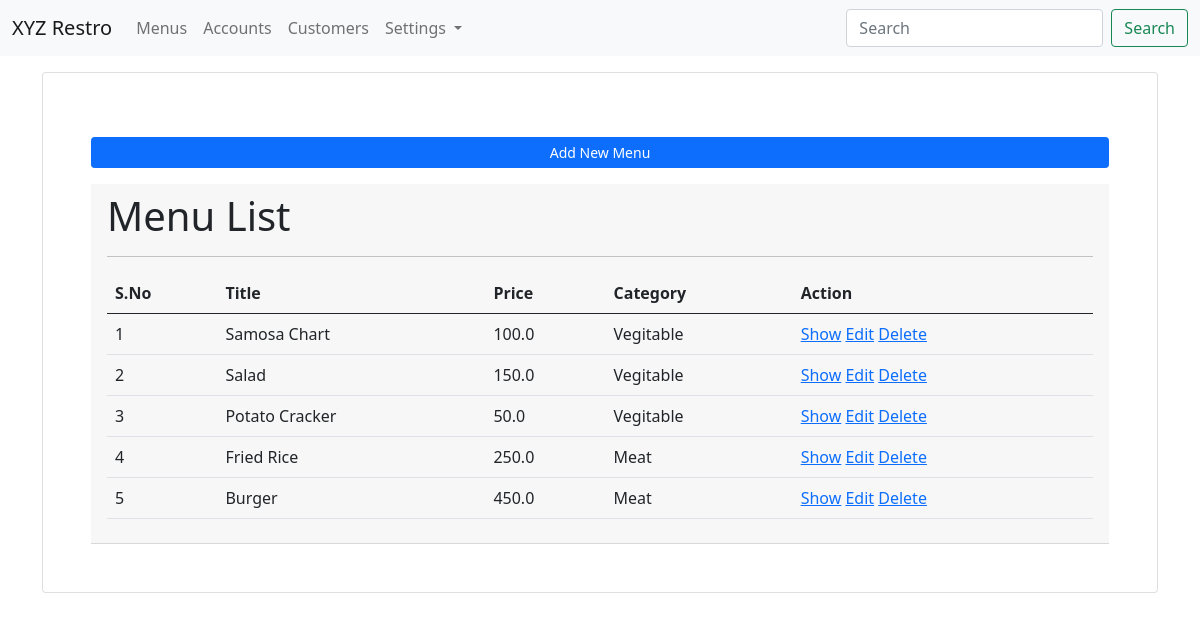
Page /menus/ on the earlier database version.
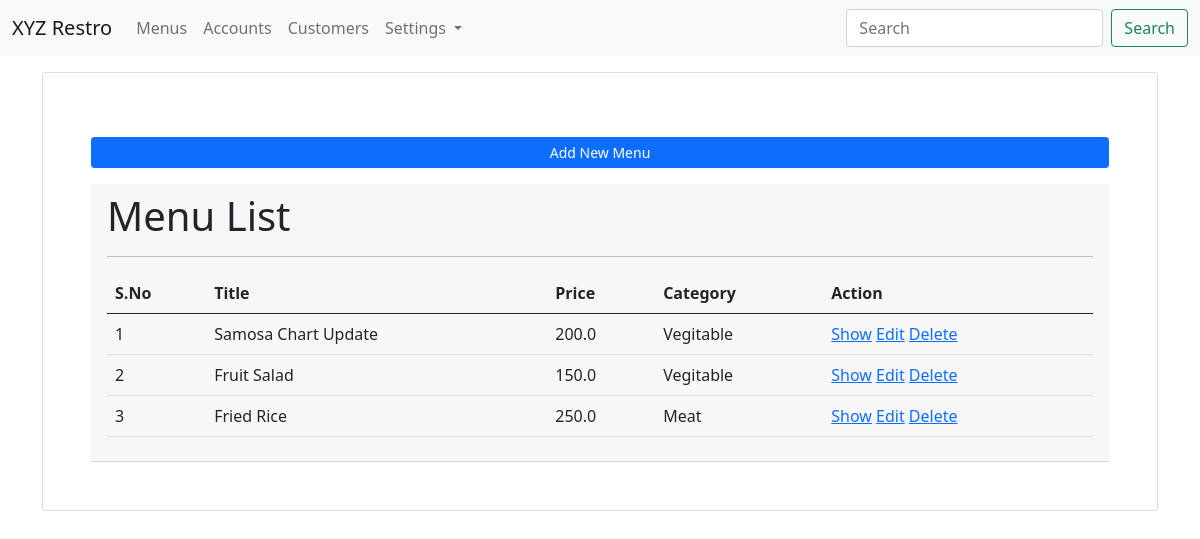
Same page on the later database version.
### app_menus/models.py (models this page shows, shortened)
class Menu(models.Model):
    menu_title = models.CharField(max_length=100)
    menu_price = models.FloatField(default=0.00)
    menu_ingredient = models.CharField(max_length=100)
    menu_category = models.ForeignKey(Category, on_delete=models.CASCADE)
    menu_img = models.FileField(upload_to="images/menus/", blank=True, null=True)
    menu_created_at = models.DateTimeField(auto_now_add=True)
    is_active = models.BooleanField(default=True)
    class Meta:
        db_table = "restro_menus"
        ordering = ["-menu_title"]

class Category(models.Model):
    category_title = models.CharField(max_length=100)
    category_code = models.CharField(max_length=20, null=True, blank=True)
    class Meta:
        db_table = "restro_categories"
        ordering = ["-category_title"]

### app_menus/views.py (the view)
# urls.py: path('', views.list_menu, name='menu-list'),
def list_menu(request):
    menu_list = Menu.objects.all()
    context = { "data": menu_list}
    return render(request, 'menus/list_menu.html', context)

### templates/menus/list_menu.html (shortened to what this page needs)
{% extends 'layouts/master.html' %}
{% block content %}
<div class="container">
    <div class="card p-5 mt-3">
        <a href="{% url 'menu-add' %}" class="btn btn-sm btn-primary mb-3 mt-3">Add New Menu</a>
        <div class="card-header">
            <h1>Menu List</h1>
            <hr>
            <table class="table table-hover mt-3">
                <thead>
                    <tr>
                        <th>S.No</th>
                        <th>Title</th>
                        <th>Price</th>
                        <th>Category</th>
                        <th>Action</th>
                    </tr>
                </thead>
                <tbody>
                    {% for val in data %}
                    <tr>
                        <td>{{ forloop.counter }}</td>
                        <td>{{ val.menu_title }}</td>
                        <td>{{ val.menu_price }}</td>
                        <td>{{ val.menu_category.category_title }}</td>
                        <td>
                            <a href="{% url 'menu-show' val.id %}">Show</a>
                            <a href="{% url 'menu-edit' val.id %}">Edit</a>
                            <a href="{% url 'menu-delete' val.id %}">Delete</a>
                        </td>
                    </tr>
                    {% endfor %}
                </tbody>
            </table>
        </div>
    </div>
</div>
{% endblock %}

### templates/layouts/master.html (shortened to what this page needs)
<!doctype html>
<html lang="en">
    <head>
        <link href="https://cdn.jsdelivr.net/npm/bootstrap@5.0.2/dist/css/bootstrap.min.css" rel="stylesheet">
    </head>
    <body>
        <nav class="navbar navbar-expand-lg navbar-light bg-light">
            <div class="container-fluid">
                <a class="navbar-brand" href="#">XYZ Restro</a>
                <div class="collapse navbar-collapse" id="navbarSupportedContent">
                    <ul class="navbar-nav me-auto mb-2 mb-lg-0">
                    <li class="nav-item">
                        <a class="nav-link" href="{% url 'menu-list' %}">Menus</a>
                    </li>
                    <li class="nav-item">
                        <a class="nav-link" href="#">Accounts</a>
                    </li>
                    <li class="nav-item">
                        <a class="nav-link" href="#">Customers</a>
                    </li>
                    <li class="nav-item dropdown">
                        <a class="nav-link dropdown-toggle" href="#" id="navbarDropdown" role="button" data-bs-toggle="dropdown" aria-expanded="false">
                        Settings
                        </a>
                    </li>
                    </ul>
                    <form class="d-flex">
                    <input class="form-control me-2" type="search" placeholder="Search" aria-label="Search">
                    <button class="btn btn-outline-success" type="submit">Search</button>
                    </form>
                </div>
            </div>
        </nav>
        {% block content %}
        {% endblock %}
    </body>
</html>

Differences in the rows shown:
removed Menu: menu_title "Potato Cracker", menu_price "50.0", menu_category.category_title "Vegitable"
removed Menu: menu_title "Burger", menu_price "450.0", menu_category.category_title "Meat"
changed Menu: menu_title "Samosa Chart" → "Samosa Chart Update"; menu_price "100.0" → "200.0"
changed Menu: menu_title "Salad" → "Fruit Salad"
